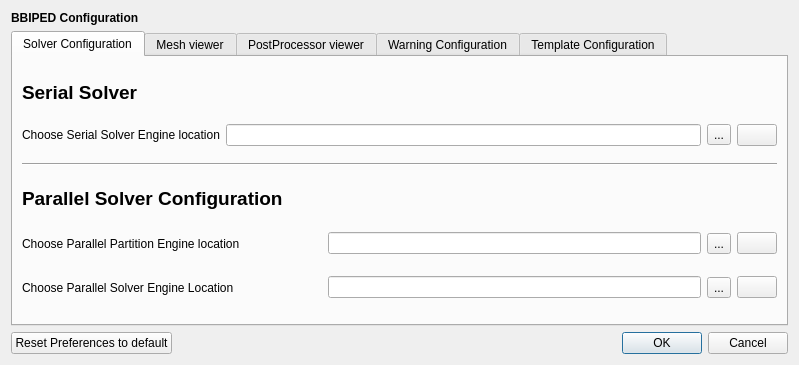
<?xml version="1.0" encoding="UTF-8"?>
<ui version="4.0">
 <class>PreferenceDialog</class>
 <widget class="QDialog" name="PreferenceDialog">
  <property name="geometry">
   <rect>
    <x>0</x>
    <y>0</y>
    <width>799</width>
    <height>365</height>
   </rect>
  </property>
  <property name="sizePolicy">
   <sizepolicy hsizetype="Fixed" vsizetype="Fixed">
    <horstretch>0</horstretch>
    <verstretch>0</verstretch>
   </sizepolicy>
  </property>
  <property name="minimumSize">
   <size>
    <width>799</width>
    <height>0</height>
   </size>
  </property>
  <property name="maximumSize">
   <size>
    <width>799</width>
    <height>365</height>
   </size>
  </property>
  <property name="windowTitle">
   <string>User Preferences</string>
  </property>
  <layout class="QVBoxLayout" name="verticalLayout_2">
   <item>
    <widget class="QLabel" name="label">
     <property name="sizePolicy">
      <sizepolicy hsizetype="Fixed" vsizetype="Fixed">
       <horstretch>0</horstretch>
       <verstretch>0</verstretch>
      </sizepolicy>
     </property>
     <property name="font">
      <font>
       <weight>75</weight>
       <bold>true</bold>
      </font>
     </property>
     <property name="text">
      <string>BBIPED Configuration </string>
     </property>
    </widget>
   </item>
   <item>
    <widget class="QTabWidget" name="tabWidget">
     <property name="enabled">
      <bool>true</bool>
     </property>
     <property name="currentIndex">
      <number>0</number>
     </property>
     <widget class="QWidget" name="ConfigurationTab">
      <attribute name="title">
       <string>Solver Configuration</string>
      </attribute>
      <layout class="QVBoxLayout" name="verticalLayout">
       <item>
        <widget class="QLabel" name="label_8">
         <property name="sizePolicy">
          <sizepolicy hsizetype="Preferred" vsizetype="Fixed">
           <horstretch>0</horstretch>
           <verstretch>0</verstretch>
          </sizepolicy>
         </property>
         <property name="minimumSize">
          <size>
           <width>0</width>
           <height>30</height>
          </size>
         </property>
         <property name="maximumSize">
          <size>
           <width>16777215</width>
           <height>30</height>
          </size>
         </property>
         <property name="font">
          <font>
           <pointsize>14</pointsize>
           <weight>75</weight>
           <bold>true</bold>
          </font>
         </property>
         <property name="text">
          <string>Serial Solver</string>
         </property>
        </widget>
       </item>
       <item>
        <layout class="QHBoxLayout" name="horizontalLayout">
         <item>
          <widget class="QLabel" name="customizedSolverLabel">
           <property name="enabled">
            <bool>true</bool>
           </property>
           <property name="sizePolicy">
            <sizepolicy hsizetype="Fixed" vsizetype="Fixed">
             <horstretch>0</horstretch>
             <verstretch>0</verstretch>
            </sizepolicy>
           </property>
           <property name="maximumSize">
            <size>
             <width>300</width>
             <height>27</height>
            </size>
           </property>
           <property name="text">
            <string>Choose Serial Solver Engine location</string>
           </property>
          </widget>
         </item>
         <item>
          <widget class="QLineEdit" name="customizedSolverEnginePath">
           <property name="enabled">
            <bool>true</bool>
           </property>
          </widget>
         </item>
         <item>
          <widget class="QToolButton" name="customizedSolverEngineToolButton">
           <property name="enabled">
            <bool>true</bool>
           </property>
           <property name="text">
            <string>...</string>
           </property>
          </widget>
         </item>
         <item>
          <widget class="QPushButton" name="clearSolverEngineLocationButton">
           <property name="text">
            <string/>
           </property>
           <property name="icon">
            <iconset resource="../../toolbarIcons.qrc">
             <normaloff>:/messageBoxIcons/images/cross2.png</normaloff>:/messageBoxIcons/images/cross2.png</iconset>
           </property>
          </widget>
         </item>
        </layout>
       </item>
       <item>
        <widget class="Line" name="line">
         <property name="orientation">
          <enum>Qt::Horizontal</enum>
         </property>
        </widget>
       </item>
       <item>
        <widget class="QLabel" name="label_5">
         <property name="sizePolicy">
          <sizepolicy hsizetype="Preferred" vsizetype="Fixed">
           <horstretch>0</horstretch>
           <verstretch>0</verstretch>
          </sizepolicy>
         </property>
         <property name="minimumSize">
          <size>
           <width>0</width>
           <height>30</height>
          </size>
         </property>
         <property name="maximumSize">
          <size>
           <width>16777215</width>
           <height>30</height>
          </size>
         </property>
         <property name="font">
          <font>
           <pointsize>14</pointsize>
           <weight>75</weight>
           <bold>true</bold>
          </font>
         </property>
         <property name="text">
          <string>Parallel Solver Configuration</string>
         </property>
        </widget>
       </item>
       <item>
        <layout class="QHBoxLayout" name="horizontalLayout_6">
         <item>
          <widget class="QLabel" name="label_6">
           <property name="sizePolicy">
            <sizepolicy hsizetype="Fixed" vsizetype="Fixed">
             <horstretch>0</horstretch>
             <verstretch>0</verstretch>
            </sizepolicy>
           </property>
           <property name="minimumSize">
            <size>
             <width>300</width>
             <height>27</height>
            </size>
           </property>
           <property name="maximumSize">
            <size>
             <width>300</width>
             <height>27</height>
            </size>
           </property>
           <property name="text">
            <string>Choose Parallel Partition Engine location</string>
           </property>
          </widget>
         </item>
         <item>
          <widget class="QLineEdit" name="partitionFolderlineEdit"/>
         </item>
         <item>
          <widget class="QToolButton" name="parallelPartitiontoolButton">
           <property name="text">
            <string>...</string>
           </property>
          </widget>
         </item>
         <item>
          <widget class="QPushButton" name="clearPartitionLocationButton">
           <property name="text">
            <string/>
           </property>
           <property name="icon">
            <iconset resource="../../toolbarIcons.qrc">
             <normaloff>:/messageBoxIcons/images/cross2.png</normaloff>:/messageBoxIcons/images/cross2.png</iconset>
           </property>
          </widget>
         </item>
        </layout>
       </item>
       <item>
        <layout class="QHBoxLayout" name="horizontalLayout_7">
         <item>
          <widget class="QLabel" name="label_7">
           <property name="sizePolicy">
            <sizepolicy hsizetype="Fixed" vsizetype="Fixed">
             <horstretch>0</horstretch>
             <verstretch>0</verstretch>
            </sizepolicy>
           </property>
           <property name="minimumSize">
            <size>
             <width>300</width>
             <height>27</height>
            </size>
           </property>
           <property name="maximumSize">
            <size>
             <width>300</width>
             <height>27</height>
            </size>
           </property>
           <property name="text">
            <string>Choose Parallel Solver Engine Location </string>
           </property>
          </widget>
         </item>
         <item>
          <widget class="QLineEdit" name="parallelEngineFolderlineEdit"/>
         </item>
         <item>
          <widget class="QToolButton" name="parallelEnginetoolButton">
           <property name="text">
            <string>...</string>
           </property>
          </widget>
         </item>
         <item>
          <widget class="QPushButton" name="clearParallelEngineLocationButton">
           <property name="text">
            <string/>
           </property>
           <property name="icon">
            <iconset resource="../../toolbarIcons.qrc">
             <normaloff>:/messageBoxIcons/images/cross2.png</normaloff>:/messageBoxIcons/images/cross2.png</iconset>
           </property>
          </widget>
         </item>
        </layout>
       </item>
      </layout>
     </widget>
     <widget class="QWidget" name="meshViewConfigTab">
      <attribute name="title">
       <string>Mesh viewer</string>
      </attribute>
      <layout class="QVBoxLayout" name="verticalLayout_4">
       <item>
        <widget class="QLabel" name="label_2">
         <property name="font">
          <font>
           <pointsize>12</pointsize>
           <weight>75</weight>
           <bold>true</bold>
          </font>
         </property>
         <property name="text">
          <string>Set up the Mesh Viewer Configuration Path</string>
         </property>
        </widget>
       </item>
       <item>
        <layout class="QHBoxLayout" name="horizontalLayout_2">
         <item>
          <widget class="QLineEdit" name="meshViewerConfLineEdit"/>
         </item>
         <item>
          <widget class="QToolButton" name="meshViewerConfLineToolButton">
           <property name="text">
            <string>...</string>
           </property>
          </widget>
         </item>
         <item>
          <widget class="QPushButton" name="deleteMeshViewerConfButton">
           <property name="toolTip">
            <string>Delete the path</string>
           </property>
           <property name="text">
            <string/>
           </property>
           <property name="icon">
            <iconset resource="../../toolbarIcons.qrc">
             <normaloff>:/messageBoxIcons/images/cross2.png</normaloff>:/messageBoxIcons/images/cross2.png</iconset>
           </property>
          </widget>
         </item>
        </layout>
       </item>
      </layout>
     </widget>
     <widget class="QWidget" name="PostProcessorConfigTab">
      <attribute name="title">
       <string>PostProcessor viewer</string>
      </attribute>
      <layout class="QVBoxLayout" name="verticalLayout_3">
       <item>
        <widget class="QLabel" name="paraviewTitle1">
         <property name="font">
          <font>
           <pointsize>12</pointsize>
           <weight>75</weight>
           <bold>true</bold>
          </font>
         </property>
         <property name="text">
          <string>Set up the PostProcessing Viewer Path. </string>
         </property>
        </widget>
       </item>
       <item>
        <widget class="QLabel" name="ParaviewExplanationLabel2">
         <property name="text">
          <string>We strongly recommend the usage of stable versions of Paraview</string>
         </property>
        </widget>
       </item>
       <item>
        <layout class="QHBoxLayout" name="horizontalLayout_3">
         <item>
          <widget class="QLineEdit" name="postProcessorViewerConfLineEdit"/>
         </item>
         <item>
          <widget class="QToolButton" name="postProcessorViewerConfLineToolButton">
           <property name="text">
            <string>...</string>
           </property>
          </widget>
         </item>
         <item>
          <widget class="QPushButton" name="deletePostProcessorViewerConfButton">
           <property name="toolTip">
            <string>Delete the path</string>
           </property>
           <property name="text">
            <string/>
           </property>
           <property name="icon">
            <iconset resource="../../toolbarIcons.qrc">
             <normaloff>:/messageBoxIcons/images/cross2.png</normaloff>:/messageBoxIcons/images/cross2.png</iconset>
           </property>
          </widget>
         </item>
        </layout>
       </item>
      </layout>
     </widget>
     <widget class="QWidget" name="warningTab">
      <attribute name="title">
       <string>Warning Configuration</string>
      </attribute>
      <layout class="QVBoxLayout" name="verticalLayout_6">
       <item>
        <layout class="QVBoxLayout" name="verticalLayout_5">
         <item>
          <widget class="QCheckBox" name="warningAppCheckBox">
           <property name="text">
            <string>Show Warning message when the BBIPED  platform is closed</string>
           </property>
          </widget>
         </item>
         <item>
          <widget class="QCheckBox" name="warningProjectCheckBox">
           <property name="text">
            <string>Show Warning message when a project is closed</string>
           </property>
          </widget>
         </item>
        </layout>
       </item>
      </layout>
     </widget>
     <widget class="QWidget" name="templateConfTab">
      <attribute name="title">
       <string>Template Configuration</string>
      </attribute>
      <layout class="QVBoxLayout" name="verticalLayout_7">
       <item>
        <widget class="QLabel" name="label_4">
         <property name="text">
          <string>Choose the template for your configuration file views for all  your sessions. 
 You will have it available under the personalised view</string>
         </property>
        </widget>
       </item>
       <item>
        <layout class="QHBoxLayout" name="horizontalLayout_5">
         <item>
          <widget class="QLabel" name="label_3">
           <property name="text">
            <string>Template for the configuration file</string>
           </property>
          </widget>
         </item>
         <item>
          <widget class="QLineEdit" name="templateConfLineEdit"/>
         </item>
         <item>
          <widget class="QToolButton" name="templateConfToolButton">
           <property name="text">
            <string>...</string>
           </property>
          </widget>
         </item>
         <item>
          <widget class="QPushButton" name="deleteTemplateButton">
           <property name="text">
            <string/>
           </property>
           <property name="icon">
            <iconset resource="../../toolbarIcons.qrc">
             <normaloff>:/new/toolbarIcons/images/cross.png</normaloff>:/new/toolbarIcons/images/cross.png</iconset>
           </property>
          </widget>
         </item>
        </layout>
       </item>
      </layout>
     </widget>
    </widget>
   </item>
   <item>
    <layout class="QHBoxLayout" name="horizontalLayout_4">
     <item>
      <widget class="QPushButton" name="resetPreferencesToDefaultButton">
       <property name="text">
        <string>Reset Preferences to default</string>
       </property>
      </widget>
     </item>
     <item>
      <widget class="QDialogButtonBox" name="preferenceButtonBox">
       <property name="orientation">
        <enum>Qt::Horizontal</enum>
       </property>
       <property name="standardButtons">
        <set>QDialogButtonBox::Cancel|QDialogButtonBox::Ok</set>
       </property>
      </widget>
     </item>
    </layout>
   </item>
  </layout>
 </widget>
 <resources>
  <include location="../../toolbarIcons.qrc"/>
 </resources>
 <connections>
  <connection>
   <sender>preferenceButtonBox</sender>
   <signal>accepted()</signal>
   <receiver>PreferenceDialog</receiver>
   <slot>accept()</slot>
   <hints>
    <hint type="sourcelabel">
     <x>248</x>
     <y>254</y>
    </hint>
    <hint type="destinationlabel">
     <x>157</x>
     <y>274</y>
    </hint>
   </hints>
  </connection>
  <connection>
   <sender>preferenceButtonBox</sender>
   <signal>rejected()</signal>
   <receiver>PreferenceDialog</receiver>
   <slot>reject()</slot>
   <hints>
    <hint type="sourcelabel">
     <x>316</x>
     <y>260</y>
    </hint>
    <hint type="destinationlabel">
     <x>286</x>
     <y>274</y>
    </hint>
   </hints>
  </connection>
 </connections>
</ui>
